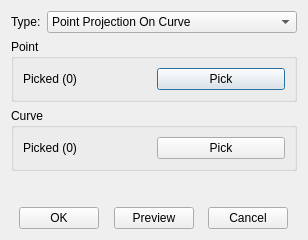
<?xml version="1.0" encoding="UTF-8"?>
<ui version="4.0">
 <class>PointPointProjOnCurveInfoDialog</class>
 <widget class="QDialog" name="PointPointProjOnCurveInfoDialog">
  <property name="geometry">
   <rect>
    <x>0</x>
    <y>0</y>
    <width>308</width>
    <height>240</height>
   </rect>
  </property>
  <property name="windowTitle">
   <string>Point</string>
  </property>
  <layout class="QGridLayout" name="gridLayout_5">
   <item row="0" column="0">
    <widget class="QWidget" name="widget_2" native="true">
     <property name="sizePolicy">
      <sizepolicy hsizetype="Preferred" vsizetype="Fixed">
       <horstretch>0</horstretch>
       <verstretch>0</verstretch>
      </sizepolicy>
     </property>
     <layout class="QGridLayout" name="gridLayout_2">
      <property name="leftMargin">
       <number>0</number>
      </property>
      <property name="topMargin">
       <number>0</number>
      </property>
      <property name="rightMargin">
       <number>0</number>
      </property>
      <property name="bottomMargin">
       <number>0</number>
      </property>
      <item row="0" column="0">
       <widget class="QLabel" name="label">
        <property name="sizePolicy">
         <sizepolicy hsizetype="Fixed" vsizetype="Preferred">
          <horstretch>0</horstretch>
          <verstretch>0</verstretch>
         </sizepolicy>
        </property>
        <property name="text">
         <string>Type:</string>
        </property>
       </widget>
      </item>
      <item row="0" column="1">
       <widget class="QComboBox" name="comb_type">
        <property name="currentIndex">
         <number>0</number>
        </property>
        <item>
         <property name="text">
          <string>Point Projection On Curve</string>
         </property>
        </item>
       </widget>
      </item>
     </layout>
    </widget>
   </item>
   <item row="1" column="0">
    <widget class="QStackedWidget" name="stackedWidget">
     <property name="currentIndex">
      <number>0</number>
     </property>
     <widget class="QWidget" name="page_pointprojoncurve">
      <layout class="QGridLayout" name="gridLayout_11">
       <property name="leftMargin">
        <number>0</number>
       </property>
       <property name="topMargin">
        <number>0</number>
       </property>
       <property name="rightMargin">
        <number>0</number>
       </property>
       <property name="bottomMargin">
        <number>0</number>
       </property>
       <item row="0" column="0">
        <widget class="QGroupBox" name="groupBox_5">
         <property name="title">
          <string>Point</string>
         </property>
         <layout class="QGridLayout" name="gridLayout_12">
          <item row="0" column="0">
           <widget class="QLabel" name="lb_pointprojoncurve_pointpicked">
            <property name="text">
             <string>Picked (0)</string>
            </property>
           </widget>
          </item>
          <item row="0" column="1">
           <widget class="QPushButton" name="pb_pointprojoncurve_pointpick">
            <property name="text">
             <string>Pick</string>
            </property>
           </widget>
          </item>
         </layout>
        </widget>
       </item>
       <item row="1" column="0">
        <widget class="QGroupBox" name="groupBox_6">
         <property name="title">
          <string>Curve</string>
         </property>
         <layout class="QGridLayout" name="gridLayout_13">
          <item row="0" column="0">
           <widget class="QLabel" name="lb_pointprojoncurve_curvepicked">
            <property name="text">
             <string>Picked (0)</string>
            </property>
           </widget>
          </item>
          <item row="0" column="1">
           <widget class="QPushButton" name="pb_pointprojoncurve_curvepick">
            <property name="text">
             <string>Pick</string>
            </property>
           </widget>
          </item>
         </layout>
        </widget>
       </item>
       <item row="2" column="0">
        <spacer name="verticalSpacer_4">
         <property name="orientation">
          <enum>Qt::Vertical</enum>
         </property>
         <property name="sizeHint" stdset="0">
          <size>
           <width>20</width>
           <height>40</height>
          </size>
         </property>
        </spacer>
       </item>
      </layout>
     </widget>
    </widget>
   </item>
   <item row="2" column="0">
    <widget class="QWidget" name="widget" native="true">
     <property name="sizePolicy">
      <sizepolicy hsizetype="Preferred" vsizetype="Fixed">
       <horstretch>0</horstretch>
       <verstretch>0</verstretch>
      </sizepolicy>
     </property>
     <layout class="QGridLayout" name="gridLayout_3">
      <property name="leftMargin">
       <number>0</number>
      </property>
      <property name="topMargin">
       <number>0</number>
      </property>
      <property name="rightMargin">
       <number>0</number>
      </property>
      <property name="bottomMargin">
       <number>0</number>
      </property>
      <item row="0" column="4">
       <spacer name="horizontalSpacer_3">
        <property name="orientation">
         <enum>Qt::Horizontal</enum>
        </property>
        <property name="sizeHint" stdset="0">
         <size>
          <width>40</width>
          <height>20</height>
         </size>
        </property>
       </spacer>
      </item>
      <item row="0" column="1">
       <widget class="QPushButton" name="pb_ok">
        <property name="text">
         <string>OK</string>
        </property>
       </widget>
      </item>
      <item row="0" column="3">
       <widget class="QPushButton" name="pb_preview">
        <property name="text">
         <string>Preview</string>
        </property>
       </widget>
      </item>
      <item row="0" column="5">
       <widget class="QPushButton" name="pb_cancel">
        <property name="text">
         <string>Cancel</string>
        </property>
       </widget>
      </item>
      <item row="0" column="2">
       <spacer name="horizontalSpacer_2">
        <property name="orientation">
         <enum>Qt::Horizontal</enum>
        </property>
        <property name="sizeHint" stdset="0">
         <size>
          <width>40</width>
          <height>20</height>
         </size>
        </property>
       </spacer>
      </item>
      <item row="0" column="0">
       <spacer name="horizontalSpacer">
        <property name="orientation">
         <enum>Qt::Horizontal</enum>
        </property>
        <property name="sizeHint" stdset="0">
         <size>
          <width>40</width>
          <height>20</height>
         </size>
        </property>
       </spacer>
      </item>
      <item row="0" column="6">
       <spacer name="horizontalSpacer_4">
        <property name="orientation">
         <enum>Qt::Horizontal</enum>
        </property>
        <property name="sizeHint" stdset="0">
         <size>
          <width>40</width>
          <height>20</height>
         </size>
        </property>
       </spacer>
      </item>
     </layout>
    </widget>
   </item>
  </layout>
 </widget>
 <resources/>
 <connections/>
</ui>
